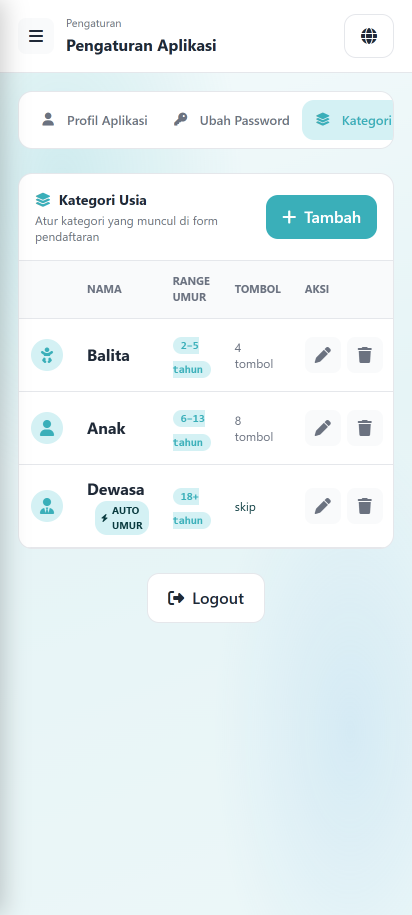
#> input picture color-picker-ui.png, 824 x 1830 px (shown at 1/2 size)
$ python -i gen-bg.py   (imports and definitions only)
#> lines starting #> are read from the running program, lines starting #| are printed output that depends on the picture
"""Generate webp background images for the lomba app.
Uses Pillow to create gradient/pattern backgrounds in webp format.
"""
import math
import os
import random
from PIL import Image, ImageDraw, ImageFilter

OUT_DIR = r"C:\Users\bangn\Documents\Kerja\lomba\lomba-app\public\bg"
# [1 line not run here, left out]

def lerp(a, b, t):
    return tuple(int(a[i] + (b[i] - a[i]) * t) for i in range(3))

def vertical_gradient(w, h, top, bottom):
#> called with w = 1920, h = 1080, top = (253, 245, 245), bottom = (251, 224, 224)
    img = Image.new("RGB", (w, h))
#> img: PIL image 1920x1080 RGB; every value is 0
    for y in range(h):
        t = y / max(1, h - 1)
        c = lerp(top, bottom, t)
        for x in range(w):
            img.putpixel((x, y), c)
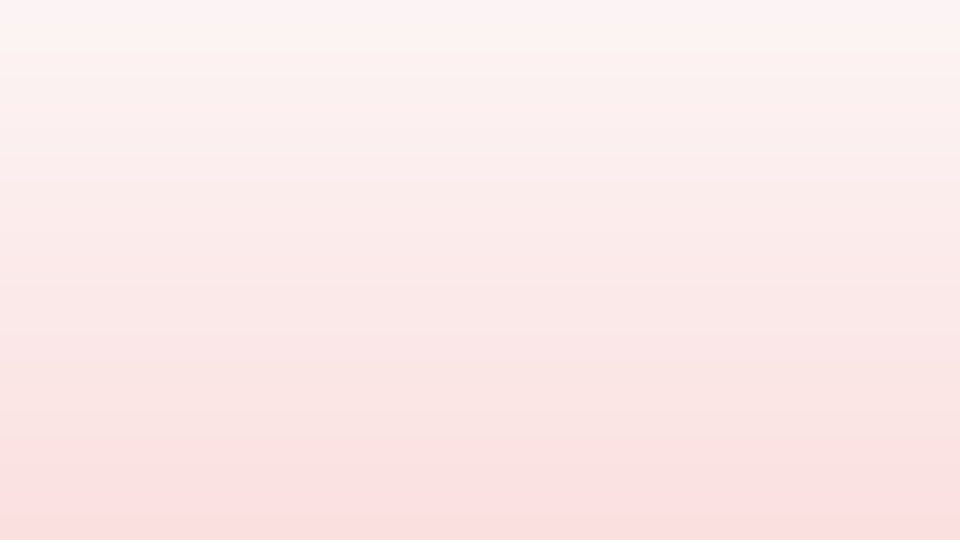
#> img: PIL image 1920x1080 RGB (shown at 1/2 size); mean R, G, B 251.5, 234, 234
    return img

def radial_glow(w, h, center_color, edge_color, center=None, radius=None):
    """Soft radial gradient with a glowing center."""
#> called with w = 1920, h = 1080, center_color = (255, 220, 220), edge_color = (251, 224, 224), center = (1344, 324), radius = 960
    img = Image.new("RGB", (w, h), edge_color)
    cx = center[0] if center else w // 2
    cy = center[1] if center else h // 2
    r = radius or max(w, h) * 0.6
    draw = ImageDraw.Draw(img)
    steps = 60
    for i in range(steps, 0, -1):
        t = (steps - i) / steps
        c = lerp(edge_color, center_color, t * 0.5)
        rr = int(r * i / steps)
        draw.ellipse([cx - rr, cy - rr, cx + rr, cy + rr], fill=c)
    return img.filter(ImageFilter.GaussianBlur(radius=40))

def add_bokeh(img, count=80, color_range=None):
    """Overlay translucent circles for a bokeh/decoration effect."""
#> called with count = 60
    w, h = img.size
#> w = 1920; h = 1080
    overlay = Image.new("RGBA", (w, h), (0, 0, 0, 0))
#> overlay: PIL image 1920x1080 RGBA; every value is 0
    draw = ImageDraw.Draw(overlay)
    for _ in range(count):
        x = random.randint(0, w)
        y = random.randint(0, h)
        r = random.randint(20, 120)
        c = random.choice(color_range or [(255, 255, 255, 30), (255, 200, 150, 25), (255, 255, 255, 18)])
        draw.ellipse([x - r, y - r, x + r, y + r], fill=c)
    overlay = overlay.filter(ImageFilter.GaussianBlur(radius=12))
    return Image.alpha_composite(img.convert("RGBA"), overlay).convert("RGB")

def add_sparkles(img, count=120):
    """Tiny star/sparkle dots."""
#> called with count = 80
    w, h = img.size
#> w = 1920; h = 1080
    overlay = Image.new("RGBA", (w, h), (0, 0, 0, 0))
    draw = ImageDraw.Draw(overlay)
    for _ in range(count):
        x = random.randint(0, w)
        y = random.randint(0, h)
        r = random.choice([1, 1, 1, 2, 2, 3])
        alpha = random.randint(80, 220)
        draw.ellipse([x - r, y - r, x + r, y + r], fill=(255, 255, 255, alpha))
    return Image.alpha_composite(img.convert("RGBA"), overlay).convert("RGB")

def add_firework_bursts(img, count=10):
    """Small firework/star bursts at random positions."""
#> called with count = 6
    w, h = img.size
#> w = 1920; h = 1080
    overlay = Image.new("RGBA", (w, h), (0, 0, 0, 0))
    draw = ImageDraw.Draw(overlay)
    for _ in range(count):
        cx = random.randint(int(w*0.05), int(w*0.95))
        cy = random.randint(int(h*0.05), int(h*0.95))
        r = random.randint(40, 120)
        # Draw radial lines
        rays = random.randint(8, 16)
        for i in range(rays):
            angle = 2 * math.pi * i / rays
            x2 = cx + r * math.cos(angle)
            y2 = cy + r * math.sin(angle)
            color = random.choice([(255, 215, 100, 180), (255, 255, 255, 200), (255, 180, 180, 150), (180, 220, 255, 160)])
            draw.line([cx, cy, x2, y2], fill=color, width=random.randint(2, 4))
        # Center dot
        draw.ellipse([cx - 4, cy - 4, cx + 4, cy + 4], fill=(255, 255, 255, 220))
    overlay = overlay.filter(ImageFilter.GaussianBlur(radius=2))
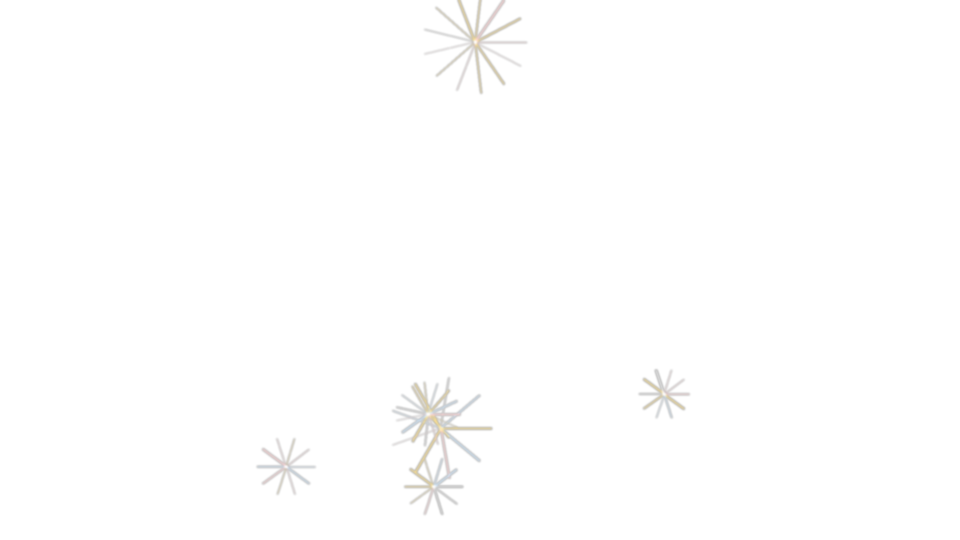
#> overlay: PIL image 1920x1080 RGBA (shown at 1/2 size); mean R, G, B, A 1.5, 1.3, 1.1, 1.1; transparent parts drawn white
    return Image.alpha_composite(img.convert("RGBA"), overlay).convert("RGB")

# === 1. Festive background (public site) ===
# Indonesian flag inspired: red/white/pink bokeh on soft pink gradient
# [1 line not run here, left out]
W, H = 1920, 1080
base = vertical_gradient(W, H, (253, 245, 245), (251, 224, 224))  # light pink to lighter pink
glow = radial_glow(W, H, (255, 220, 220), (251, 224, 224), center=(W*0.7, H*0.3), radius=W*0.5)
base = Image.blend(base, glow, 0.6)
# Bokeh: red, white, pink tones (no more teal/cyan/gold)
bokeh_colors = [
    (225, 29, 29, 40),    # primary red
    (255, 255, 255, 50),  # white
    (241, 129, 129, 35),  # rose pink
    (247, 181, 181, 30), # light pink
    (157, 16, 16, 25),   # dark red
]
base = add_bokeh(base, count=60, color_range=bokeh_colors)
base = add_sparkles(base, count=80)
base = add_firework_bursts(base, count=6)
base = base.filter(ImageFilter.GaussianBlur(radius=3))
out1 = os.path.join(OUT_DIR, "festive-bg.webp")
# [5 lines not run here, left out]
base2 = vertical_gradient(W, H, (253, 245, 245), (252, 235, 235))  # soft pink gradient
bokeh2_colors = [
    (225, 29, 29, 25),     # primary red
    (241, 129, 129, 20),   # rose
    (255, 255, 255, 30),   # white
]
base2 = add_bokeh(base2, count=40, color_range=bokeh2_colors)
#> call 2 of add_bokeh, with count = 40
#> the loop in add_bokeh (call 2), `for _ in range(count):` made 40 passes
#> (x, y, r, c) on passes 1 to 12: (1897, 291, 95, (241, 129, 129, 20)), (610, 726, 30, (225, 29, 29, 25)), (910, 756, 101, (255, 255, 255, 30)), (118, 770, 72, (225, 29, 29, 25)), (854, 656, 76, (225, 29, 29, 25)), (761, 600, 80, (225, 29, 29, 25)), (379, 222, 55, (225, 29, 29, 25)), (1143, 315, 109, (241, 129, 129, 20)), (1901, 816, 43, (241, 129, 129, 20)), (884, 357, 51, (241, 129, 129, 20)), (697, 1071, 38, (241, 129, 129, 20)), (947, 177, 81, (225, 29, 29, 25))
#> in add_bokeh (call 2), `overlay = overlay.filter(ImageFilter.GaussianBlur(radius=12))`:
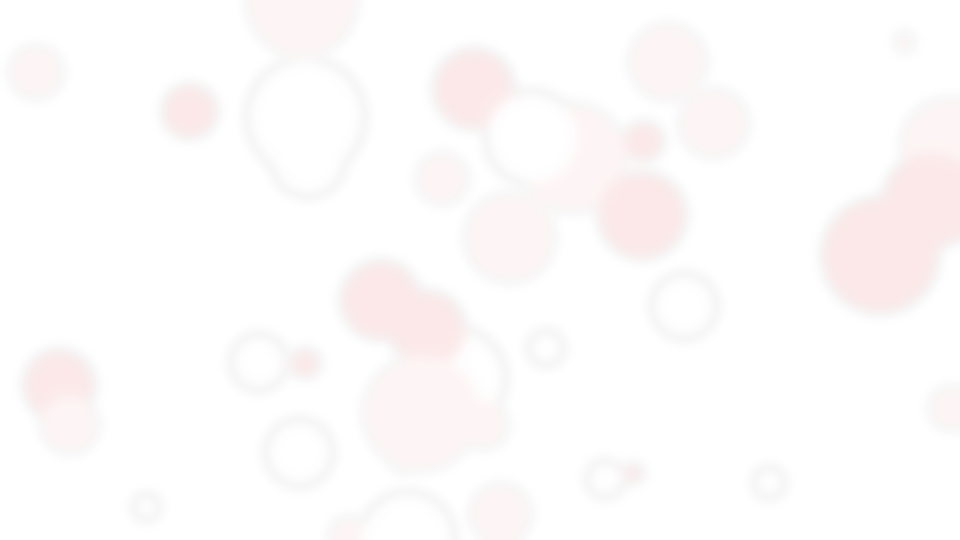
#> overlay: PIL image 1920x1080 RGBA (shown at 1/2 size); mean R, G, B, A 61.3, 34, 34, 6.3; transparent parts drawn white
base2 = add_sparkles(base2, count=40)
#> the loop in add_sparkles (call 2), `for _ in range(count):` made 40 passes
#> (x, y, r, alpha) on passes 1 to 12: (441, 52, 1, 200), (800, 20, 2, 97), (1406, 166, 3, 181), (13, 739, 1, 109), (1271, 7, 1, 154), (1489, 464, 1, 153), (391, 215, 2, 197), (1467, 676, 2, 123), (677, 863, 3, 191), (303, 916, 3, 117), (1073, 647, 1, 133), (1864, 382, 2, 169)
base2 = base2.filter(ImageFilter.GaussianBlur(radius=4))
out2 = os.path.join(OUT_DIR, "admin-bg.webp")
# [5 lines not run here, left out]
base3 = vertical_gradient(W, H, (251, 224, 224), (255, 240, 240))
glow3 = radial_glow(W, H, (255, 200, 200), (251, 224, 224), center=(W*0.5, H*0.2), radius=W*0.7)
base3 = Image.blend(base3, glow3, 0.7)
bokeh3_colors = [
    (225, 29, 29, 30),    # primary red
    (241, 129, 129, 35),  # rose
    (255, 255, 255, 45),  # white
    (157, 16, 16, 20),    # dark red
]
base3 = add_bokeh(base3, count=70, color_range=bokeh3_colors)
#> call 3 of add_bokeh, with count = 70
#> the loop in add_bokeh (call 3), `for _ in range(count):` made 70 passes
#> (x, y, r, c) on passes 1 to 12: (1692, 314, 72, (241, 129, 129, 35)), (902, 157, 74, (157, 16, 16, 20)), (80, 369, 51, (157, 16, 16, 20)), (450, 262, 55, (255, 255, 255, 45)), (654, 890, 33, (255, 255, 255, 45)), (1249, 412, 111, (255, 255, 255, 45)), (1592, 904, 85, (157, 16, 16, 20)), (1098, 534, 54, (241, 129, 129, 35)), (33, 243, 98, (225, 29, 29, 30)), (353, 849, 51, (241, 129, 129, 35)), (582, 13, 114, (157, 16, 16, 20)), (1759, 101, 35, (157, 16, 16, 20))
#> (x, y, r) on pass 31: (1440, 391, 60)
#> in add_bokeh (call 3), `return Image.alpha_composite(img.convert("RGBA"), overlay).convert("RG..`:
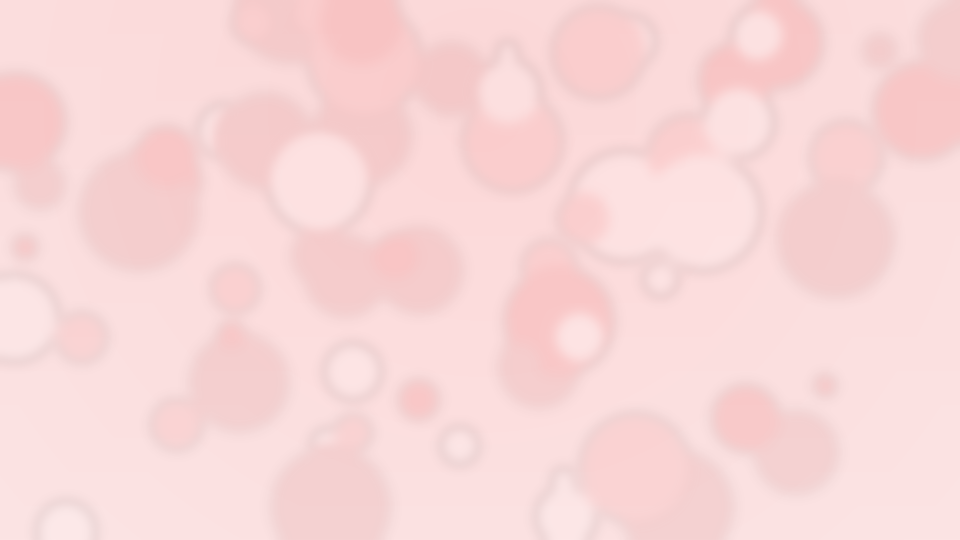
#> returned value: PIL image 1920x1080 RGB (shown at 1/2 size); mean R, G, B 248.5, 215.5, 215.5
base3 = add_sparkles(base3, count=100)
base3 = add_firework_bursts(base3, count=8)
#> call 2 of add_firework_bursts, with count = 8
#> in add_firework_bursts (call 2), `overlay = overlay.filter(ImageFilter.GaussianBlur(radius=2))`:
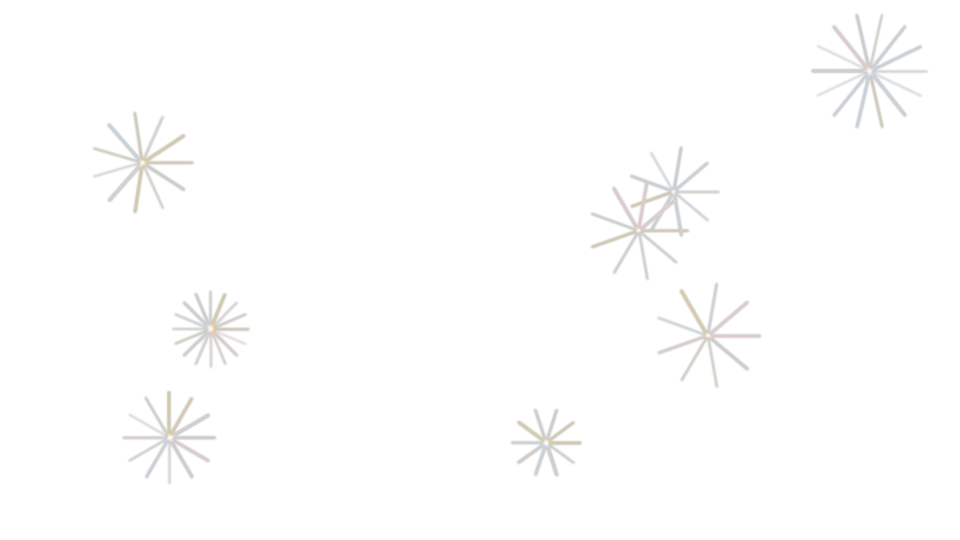
#> overlay: PIL image 1920x1080 RGBA (shown at 1/2 size); mean R, G, B, A 2.8, 2.6, 2.3, 2; transparent parts drawn white
#> in add_firework_bursts (call 2), `return Image.alpha_composite(img.convert("RGBA"), overlay).convert("RG..`:
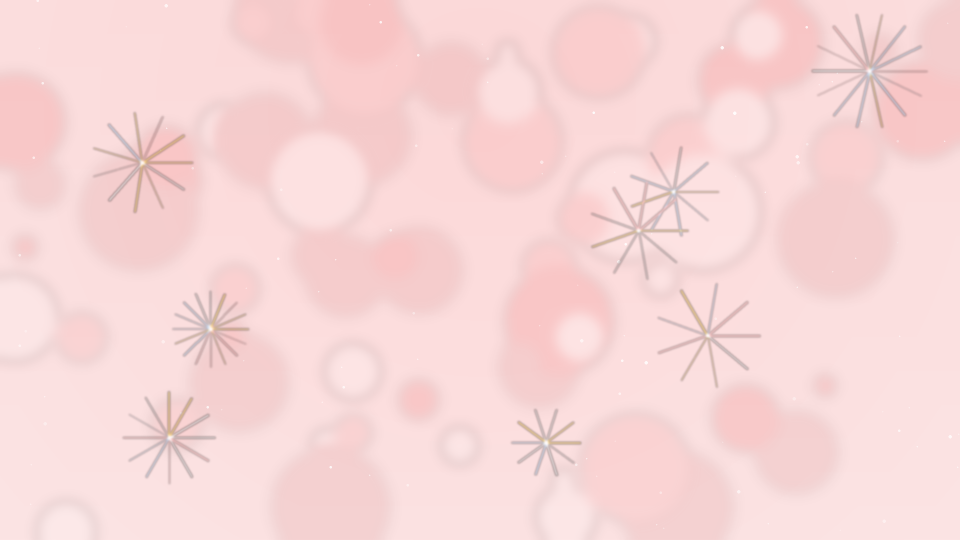
#> returned value: PIL image 1920x1080 RGB (shown at 1/2 size); mean R, G, B 247.3, 214.6, 214.5
base3 = base3.filter(ImageFilter.GaussianBlur(radius=4))
out3 = os.path.join(OUT_DIR, "hero-bg.webp")
# [4 lines not run here, left out]

>>> from PIL import Image
>>> picture = Image.open('color-picker-ui.png')
#> picture is the input picture: PIL image 824x1830 RGB; mean R, G, B 234.1, 243.7, 245.7
>>> result = add_bokeh(picture)
#> call 4 of add_bokeh, with count = 80
#> in add_bokeh (call 4), `overlay = Image.new("RGBA", (w, h), (0, 0, 0, 0))`: overlay: PIL image 824x1830 RGBA; every value is 0
#> in add_bokeh (call 4), `overlay = overlay.filter(ImageFilter.GaussianBlur(radius=12))`:
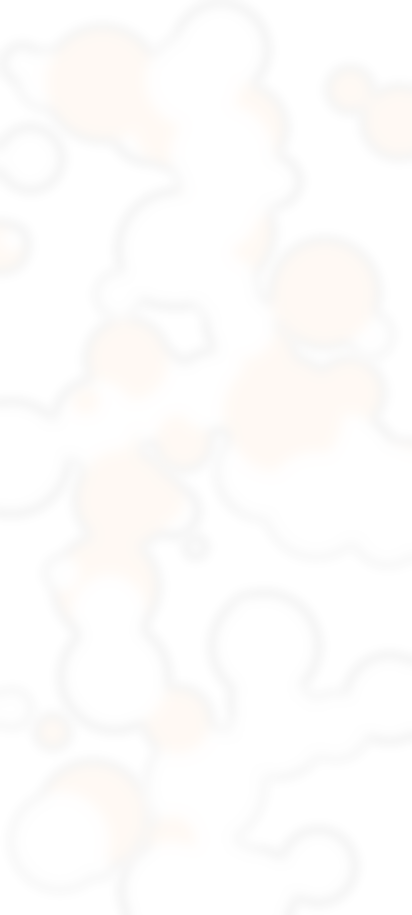
#> overlay: PIL image 824x1830 RGBA (shown at 1/2 size); mean R, G, B, A 150.7, 140.2, 130.7, 14.5; transparent parts drawn white
